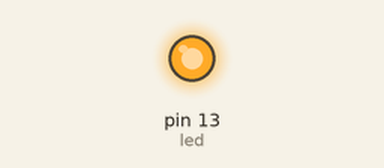
Bench run of a sketch on a simulated Arduino Uno, built with avr-gcc and run on an emulated ATmega328P. On the bench: output pins drawn as LEDs (lit = HIGH).

Above: at 1.0 s.
At 5.5 s:
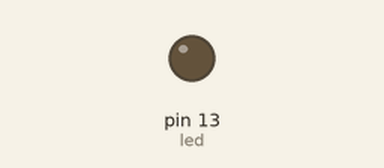
Timing chart, 0 to 6.9 s (numbered marks = the images above):
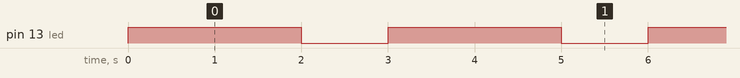

The sketch:

terrific_migelo1__1_.ino
```cpp
// C++ code
//
int led=13;
void setup()
{
  pinMode(led, OUTPUT);
}

void loop()
{
  digitalWrite(LED_BUILTIN, HIGH);
  delay(2000); // LED ON for 2 second(s)
  digitalWrite(LED_BUILTIN, LOW);
  delay(1000); // LED OFF for 1 second
}
```

Measured:
- by itself, pin 13 (led): alternates HIGH for 2.0 s and LOW for 1.0 s
